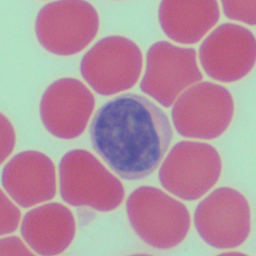
#> input picture Data/sample.png, 256 x 256 px
$ jupyter execute --allow-errors 'Early Version of Cell Detection.ipynb'   (shell and % lines are left out)
#> lines starting #> are read from the running program, lines starting #| are printed output that depends on the picture; after the words box and inside, x2 and y2 are one past the last pixel; in counts of white or black regions, pixels touching at a corner belong together
# BMEN 509 Project ABC-DISC

Details/Information

https://www.geeksforgeeks.org/python-blood-cell-identification-using-image-processing/

[cell 1]
# Library Imports
import os
import numpy as np
import matplotlib.pyplot as plt

from skimage import io
from skimage import color
from scipy import signal, ndimage

# Setup Jupyter notebook specifics

# Numpy printing help
np.set_printoptions(precision=2)

[cell 2]
# Constants
data_directory = os.path.join('.', 'Data')
file_names = [
    'sample.png'
]

#Note this is image-4.png from the Kaggle data set available here: https://www.kaggle.com/draaslan/blood-cell-detection-dataset

[cell 3]
# Verify we can find our files
for file_name in file_names:
    name = os.path.join(data_directory, file_name)
    if not os.path.isfile(name):
        os.sys.exit('Cannot find file {}. Please make sure you have downloaded the data'.format(name))
print('Found all image files!')

[cell 4]
# New Libary Imports
import cv2

[cell 5]
# Read & Load image
def Read_Img(name):
#> called with name = 'sample.png'
    filename = os.path.join(data_directory, name)
    return cv2.imread(filename)
#> returned value is the input picture: shape (256, 256, 3); mean B, G, R 160.3, 144.7, 179.1

[cell 6]
# Constrast stretching Function
# Map each intensity level to an output intensity level
def pixelVal(pix, r1, s1, r2, s2):
    if (0 <= pix and pix <= r1):
        return (s1 / r1) * pix
    elif (r1 < pix and pix <= r2):
        return ((s2 - s1) / (r2 - r1)) * (pix - r1) + s1
    else:
        return ((255 - s2) / (255 - r2)) * (pix - r2) + s2

[cell 7]
# Enhance function plotting
# For testing purposes
def Enhance_Plots(image,gray,blurM,blurG,histoNorm,claheNorm,cs_all,cs_white,edge_all,edge_white):
    plt.subplots(1, 2, figsize=(10, 10))
    plt.subplot(121); plt.imshow(image); plt.title('Original Image')
    plt.subplot(122); plt.imshow(gray,cmap='gray'); plt.title('Gray Scaled Image')
    plt.show()

    plt.subplots(1,4,figsize=(20,20))
    plt.subplot(141); plt.imshow(blurM,cmap='gray'); plt.title('Median Filter/ blurM')
    plt.subplot(142); plt.imshow(blurG,cmap='gray'); plt.title('Guassian Filter / blurG')
    plt.subplot(143); plt.imshow(histoNorm,cmap='gray'); plt.title('Histogram Equalization')
    plt.subplot(144); plt.imshow(claheNorm,cmap='gray'); plt.title('Adaptive Histogram Equalization')
    plt.show()

    plt.subplots(1,2, figsize=(10,10))
    plt.subplot(121); plt.imshow(cs_all,cmap='gray'); plt.title('Contrast Stretch, All ')
    plt.subplot(122); plt.imshow(cs_white,cmap='gray'); plt.title('Contrast Stretch, White')
    plt.show()

    plt.subplots(1,2, figsize=(10,10))
    plt.subplot(121); plt.imshow(edge_all,cmap='gray'); plt.title('Edge Detection, All')
    plt.subplot(122); plt.imshow(edge_white,cmap='gray'); plt.title('Edge Detection, White')
    plt.show()

[cell 8]
# Enhance Function
# Edge detection of image for all cells and white blood cells
def Enhance(file_name):
    # Reading in function
    image = Read_Img(file_name)
    # Convert to grey-scale
    gray = cv2.cvtColor(image, cv2.COLOR_BGR2GRAY)
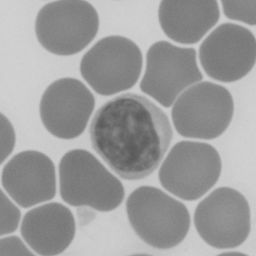
#> gray: shape (256, 256); min 89, max 210, mean 156.8

    # Histogram for analysis
    # Comment out whenever
    plt.hist(gray.ravel(), bins=256); plt.xlabel('Intensity'); plt.ylabel('Count')
    plt.title('Histogram of Grayscale Blood Cell Image with 256 Bins')
    plt.show()
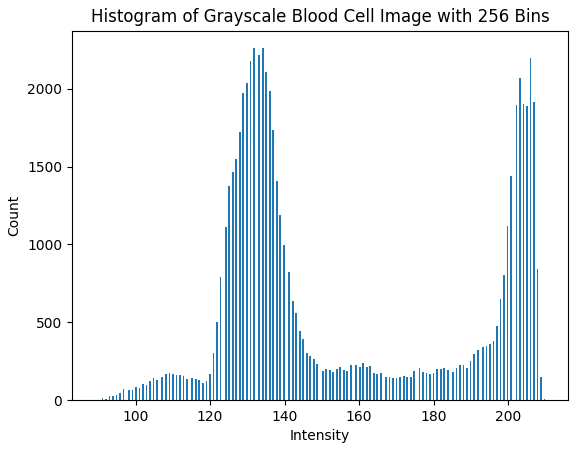
#> figure drawn by matplotlib, 1 panel; tallest bar 2260 high, from x = 133.9 to 134.4


    # Apply median filter for smoothning
    blurM = cv2.medianBlur(gray, 5)
    # Apply gaussian filter for smoothning
    blurG = cv2.GaussianBlur(blurM, (9, 9), 0)
    # Histogram equalization
    histoNorm = cv2.equalizeHist(blurG)
    # Contrast Limited Adaptive Histogram Equalization (CLAHE)
    clahe = cv2.createCLAHE(clipLimit = 2.0, tileGridSize=(8, 8))
    claheNorm = clahe.apply(histoNorm)
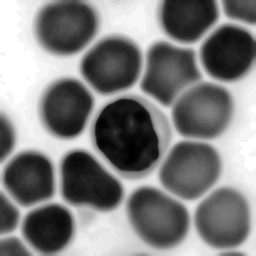
#> claheNorm: shape (256, 256); min 1, max 255, mean 127.1

    #Vectorize the Contrast Stretching function
    pixelVal_vec = np.vectorize(pixelVal)

    # Apply contrast stretching
    # For all cells
    con_str_all = pixelVal_vec(claheNorm, 120, 0, 140, 255)
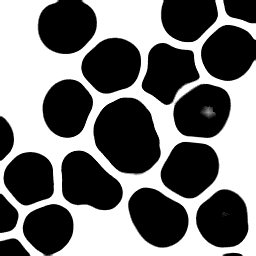
#> con_str_all: shape (256, 256) float64; min 0, max 255, mean 114.3
    # For white blood cells
    con_str_white = pixelVal_vec(claheNorm, 0, 0, 25, 255)

    # Canny Edge Detection
    # For all cells
    edge_all = cv2.Canny( np.uint8(con_str_all*255) ,100,200)
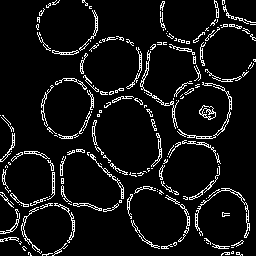
#> edge_all: shape (256, 256); 7.7% white in thin lines or dots
    # For white cells
    edge_white = cv2.Canny( np.uint8(con_str_white*255) ,100,200)
#> edge_white: shape (256, 256); 3.1% white in thin lines or dots, all inside (x1, y1, x2, y2) = (31, 0, 249, 241)

    # Test Plotting
    # Comment out whenever
    """Enhance_Plots(image,gray,blurM,blurG,histoNorm,claheNorm,
                  con_str_all,con_str_white,edge_all,edge_white)
    """

    return edge_all,edge_white

[cell 9]
# Detection function
# Detect cells according to edge detection
def Detect(img, name, T):

    # Test Plotting
    # Comment out whenever
    """plt.imshow(img, cmap='gray'); plt.title("Edge Detection for Circle Detection")
    plt.show()
    """
#> called with name = 'sample.png', T = 1
    # Morphological operations
    kernel = np.ones((5, 5), np.uint8)
    dilation = cv2.dilate(img, kernel, iterations = 1)
#> dilation: shape (256, 256); 31.7% white; 3 white regions, box (x1, y1, x2, y2) and area: (0, 0, 256, 256) 20385, (197, 103, 218, 122) 320, (220, 210, 232, 219) 97
    closing = cv2.morphologyEx(img, cv2.MORPH_CLOSE, kernel)
#> closing: shape (256, 256); 13.7% white; 11 white regions (3 under 20 px), largest, box (x1, y1, x2, y2) and area: (36, 0, 256, 242) 5856, (0, 115, 177, 256) 2525, (204, 238, 244, 256) 250

    # Adaptive thresholding on mean and Gaussian filters
    th2 = cv2.adaptiveThreshold(img, 255, cv2.ADAPTIVE_THRESH_MEAN_C,\
                            cv2.THRESH_BINARY, 11, 2)
#> th2: shape (256, 256); 54.6% white; 114 black regions (112 under 20 px), largest, box (x1, y1, x2, y2) and area: (0, 0, 256, 256) 29307, (217, 207, 235, 222) 239
    th3 = cv2.adaptiveThreshold(img, 255, cv2.ADAPTIVE_THRESH_GAUSSIAN_C,\
                            cv2.THRESH_BINARY, 11, 2)
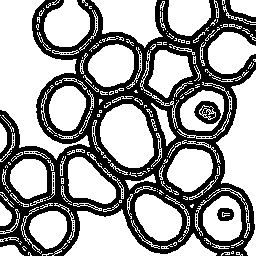
#> th3: shape (256, 256); 62.5% white; 115 black regions (112 under 20 px), largest, box (x1, y1, x2, y2) and area: (0, 0, 256, 256) 23811, (194, 101, 221, 124) 373, (217, 208, 234, 221) 167

    # Otsu's thresholding
    ret4, th4 = cv2.threshold(img, 0, 255, cv2.THRESH_BINARY + cv2.THRESH_OTSU)
#> ret4 = 0

    # Hough transform with modified circular parameters
    circles = cv2.HoughCircles(img, cv2.HOUGH_GRADIENT, 1.2, 20,
                 param1 = 50, param2 = 28, minRadius = 20, maxRadius = 40)
#> circles = 13 rows, first 8: [29.4, 175.8, 26], [187.8, 169.8, 30.08], [226.2, 54.6, 27.44], [221.4, 220.2, 27.32], [202.2, 108.6, 30.08], [108.6, 60.6, 30.08], [46.2, 226.2, 24.56], [162.6, 222.6, 22.88]

    # Read original image to display the circle and centre detection
    filename = os.path.join(data_directory, name)
    display = cv2.imread(filename)
    # Initialize the list
    Cell_count, x_count, y_count = [], [], []

    # Circle detection and labelling using Hough transformation
    if circles is not None:
            # convert the (x, y) coordinates and radius of the circles to integers
            #circles = np.round(circles[0, :]).astype("int")
            circles = np.uint16(np.around(circles))
#> circles = 13 rows, first 8: [29, 176, 26], [188, 170, 30], [226, 55, 27], [221, 220, 27], [202, 109, 30], [109, 61, 30], [46, 226, 25], [163, 223, 23]

            # loop over the (x, y) coordinates and radius of the circles
            # For (x, y, r) in circles[0,:]:
            for i in circles[0,:]:
                    x = i[0];
                    y = i[1];
                    r = i[2];
                    cv2.circle(display, (x, y), r, (0, 255, 0), 2)
                    cv2.rectangle(display, (x - 2, y - 2),
                                  (x + 2, y + 2), (0, 128, 255), -1)
                    Cell_count.append(r)
                    x_count.append(x)
                    y_count.append(y)
#> this loop made 13 passes
#> (x, y, r) on passes 1 to 12: (29, 176, 26), (188, 170, 30), (226, 55, 27), (221, 220, 27), (202, 109, 30), (109, 61, 30), (46, 226, 25), (163, 223, 23), (83, 181, 33), (68, 25, 29), (133, 143, 29), (67, 109, 27)
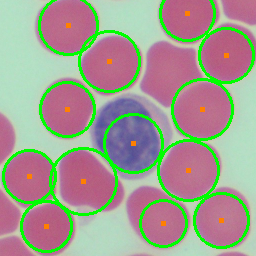
#> display: shape (256, 256, 3); 10.34% of pixels changed, all inside (x1, y1, x2, y2) = (2, 0, 255, 253)
#> after the loop, Cell_count = [26, 30, 27, 27, 30, 30, 25, 23, 33, 29, 29, 27, 27]; x_count = [29, 188, 226, 221, 202, 109, 46, 163, 83, 68, 133, 67, 187]; y_count = [176, 170, 55, 220, 109, 61, 226, 223, 181, 25, 143, 109, 13]

    else: #No Cells detected
        if T==1: #For all cells
            print("ERROR: No cells were detected for All Cells")
        else: #For white blood cells
            print("ERROR: No cells were detected for White Blood Cells")
        return

    return display,len(Cell_count)

[cell 10]
# All in one function, Name WIP
# Combines above function
def All_in_One(Name):
    #Edge detection for all cells and white blood cells
    edge_all,edge_white = Enhance(Name)

    #Cell Detection for All cells
    img_all, count_all = Detect(edge_all,Name,1)
#> count_all = 13
    #Cell Detection for All cells
    img_white, count_white = Detect(edge_white,Name,0)
#> call 2 of Detect, with name = 'sample.png', T = 0
#> in Detect (call 2), `dilation = cv2.dilate(img, kernel, iterations = 1)`: dilation: shape (256, 256); 11.8% white; 10 white regions, largest, box (x1, y1, x2, y2) and area: (94, 97, 161, 171) 3549, (206, 29, 251, 75) 1421, (66, 153, 94, 197) 887
#> in Detect (call 2), `closing = cv2.morphologyEx(img, cv2.MORPH_CLOSE, kernel)`: closing: shape (256, 256); 7.6% white; 12 white regions (1 under 20 px), largest, box (x1, y1, x2, y2) and area: (96, 99, 159, 169) 2729, (208, 31, 249, 73) 945, (68, 155, 92, 178) 407
#> in Detect (call 2), `th2 = cv2.adaptiveThreshold(img, 255, cv2.ADAPTIVE_THRESH_MEAN_C,\ cv2..`: th2: shape (256, 256); 85.5% white; 10 black regions (3 under 20 px), largest, box (x1, y1, x2, y2) and area: (63, 94, 164, 205) 5240, (203, 26, 254, 78) 1824, (26, 207, 73, 246) 1429
#> in Detect (call 2), `th3 = cv2.adaptiveThreshold(img, 255, cv2.ADAPTIVE_THRESH_GAUSSIAN_C,\..`:
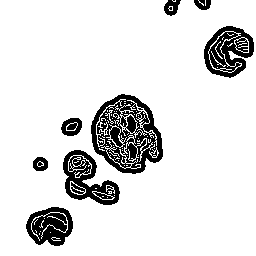
#> th3: shape (256, 256); 87.8% white; 11 black regions (3 under 20 px), largest, box (x1, y1, x2, y2) and area: (91, 94, 163, 174) 3090, (204, 26, 254, 78) 1524, (63, 150, 120, 205) 1468
#> in Detect (call 2), `circles = cv2.HoughCircles(img, cv2.HOUGH_GRADIENT, 1.2, 20, param1 = ..`: circles = [[108.6, 162.6, 29.96], [126.6, 137.4, 20.84]]
#> in Detect (call 2), `circles = np.uint16(np.around(circles))`: circles = [[109, 163, 30], [127, 137, 21]]
#> the loop in Detect (call 2), `for i in circles[0,:]:` made 2 passes
#> after the loop in Detect (call 2), `for i in circles[0,:]:`:
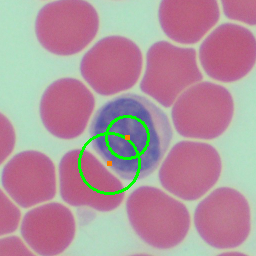
#> display: shape (256, 256, 3); 1.51% of pixels changed, all inside (x1, y1, x2, y2) = (78, 115, 150, 195)
#> after the loop in Detect (call 2), `for i in circles[0,:]:`: Cell_count = [30, 21]; x_count = [109, 127]; y_count = [163, 137]
#> count_white = 2

    plt.subplots(1,2, figsize=(10,10))
    plt.subplot(121); plt.imshow(cv2.cvtColor(img_all, cv2.COLOR_BGR2RGB)); plt.title("All Cell Detection")
    plt.subplot(122); plt.imshow(cv2.cvtColor(img_white, cv2.COLOR_BGR2RGB)); plt.title("White Blood Cell Detection")
    plt.show()
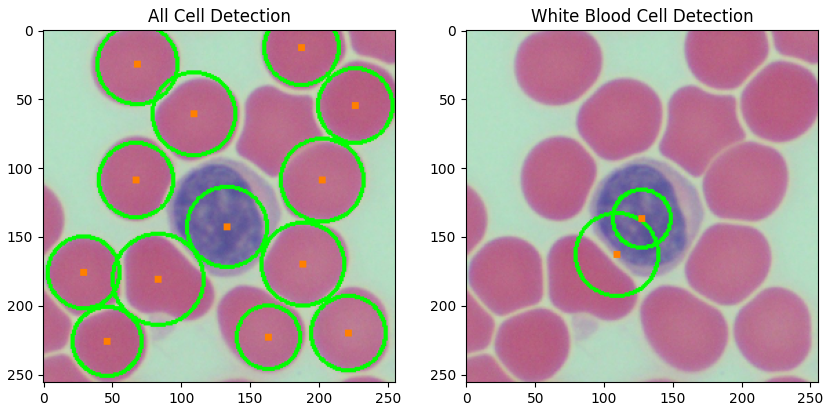
#> figure drawn by matplotlib, 2 panels

    print("All Cell Count = \t{}".format(count_all))
#| All Cell Count = 	13
    print("White Blood Cell Count = {}".format(count_white))
#| White Blood Cell Count = 2
    print("Red Blood Cell Count = \t{}".format(count_all-count_white))
#| Red Blood Cell Count = 	11

$ run again, with Data/image-1.png copied over Data/sample.png
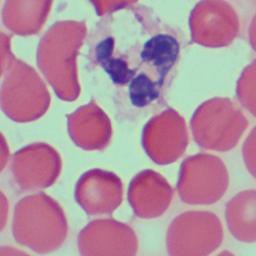
#> input picture Data/image-1.png, 256 x 256 px
#> in Read_Img, returned value is the input picture: shape (256, 256, 3); mean B, G, R 159.5, 143.8, 176.8
#> edge_all: shape (256, 256); 8.8% white in thin lines or dots
#> edge_white: shape (256, 256); 3.8% white in thin lines or dots, all inside (x1, y1, x2, y2) = (0, 0, 232, 229)
#> dilation: shape (256, 256); 37.3% white; 16 white regions, largest, box (x1, y1, x2, y2) and area: (86, 0, 256, 256) 11573, (0, 132, 71, 256) 3374, (0, 1, 90, 125) 3064
#> closing: shape (256, 256); 15.1% white; 43 white regions (11 under 20 px), largest, box (x1, y1, x2, y2) and area: (113, 39, 256, 219) 2851, (0, 138, 69, 256) 1320, (0, 3, 88, 123) 1209
#> th2: shape (256, 256); 43.5% white; 345 white regions (205 under 20 px), largest, box (x1, y1, x2, y2) and area: (0, 53, 147, 225) 3849, (169, 43, 246, 110) 2672, (20, 201, 60, 244) 1248
#> th3: shape (256, 256); 53.8% white; 128 black regions (125 under 20 px), largest, box (x1, y1, x2, y2) and area: (0, 0, 256, 256) 23297, (0, 0, 118, 156) 6570, (192, 166, 211, 184) 225
#> ret4 = 0
#> in Detect, `circles = cv2.HoughCircles(img, cv2.HOUGH_GRADIENT, 1.2, 20, param1 = ..`: circles = [[219, 127.8, 31.28], [202.2, 175.8, 24.68], [36.6, 167.4, 23.12], [35.4, 222.6, 27.44], [149.4, 196.2, 24.68], [24.6, 96.6, 23.12], [198.6, 233.4, 32.24], [216.6, 24.6, 23.24]]
#> in Detect, `circles = np.uint16(np.around(circles))`: circles = [[219, 128, 31], [202, 176, 25], [37, 167, 23], [35, 223, 27], [149, 196, 25], [25, 97, 23], [199, 233, 32], [217, 25, 23]]
#> the loop in Detect, `for i in circles[0,:]:` made 8 passes
#> after the loop in Detect, `for i in circles[0,:]:`:
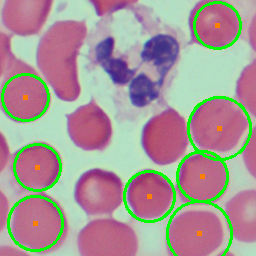
#> display: shape (256, 256, 3); 6.04% of pixels changed, all inside (x1, y1, x2, y2) = (1, 1, 252, 256)
#> after the loop in Detect, `for i in circles[0,:]:`: Cell_count = [31, 25, 23, 27, 25, 23, 32, 23]; x_count = [219, 202, 37, 35, 149, 25, 199, 217]; y_count = [128, 176, 167, 223, 196, 97, 233, 25]
#> count_all = 8
#> dilation: shape (256, 256); 14.4% white; 24 white regions, largest, box (x1, y1, x2, y2) and area: (96, 36, 160, 108) 1908, (141, 33, 178, 69) 1018, (127, 169, 171, 210) 841
#> closing: shape (256, 256); 7.9% white; 25 white regions (1 under 20 px), largest, box (x1, y1, x2, y2) and area: (98, 38, 158, 106) 1336, (143, 35, 176, 67) 738, (129, 171, 169, 208) 461
#> th2: shape (256, 256); 78% white; 20 black regions (2 under 20 px), largest, box (x1, y1, x2, y2) and area: (71, 165, 174, 213) 2360, (93, 33, 163, 111) 2219, (138, 106, 186, 162) 1237
#> in Detect (call 2), `th3 = cv2.adaptiveThreshold(img, 255, cv2.ADAPTIVE_THRESH_GAUSSIAN_C,\..`:
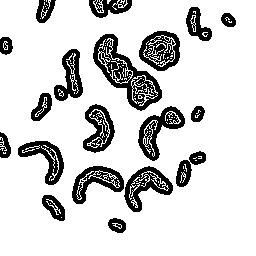
#> th3: shape (256, 256); 83.1% white; 21 black regions (2 under 20 px), largest, box (x1, y1, x2, y2) and area: (93, 34, 162, 111) 1843, (138, 106, 185, 161) 972, (139, 31, 180, 71) 971
#> in Detect (call 2), `circles = cv2.HoughCircles(img, cv2.HOUGH_GRADIENT, 1.2, 20, param1 = ..`: circles = None

$ run again, with Data/image-10.png copied over Data/sample.png
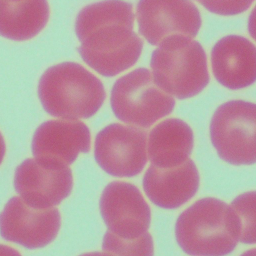
#> input picture Data/image-10.png, 256 x 256 px
#> in Read_Img, returned value is the input picture: shape (256, 256, 3); mean B, G, R 160, 150.5, 183
#> edge_all: shape (256, 256); 8.8% white in thin lines or dots
#> edge_white: shape (256, 256); 4.2% white in thin lines or dots
#> dilation: shape (256, 256); 36.9% white; 21 white regions, largest, box (x1, y1, x2, y2) and area: (0, 0, 256, 256) 16538, (198, 0, 256, 50) 950, (208, 98, 256, 166) 883
#> closing: shape (256, 256); 14.9% white; 40 white regions (8 under 20 px), largest, box (x1, y1, x2, y2) and area: (76, 0, 256, 256) 4684, (0, 201, 59, 256) 413, (6, 114, 61, 209) 374
#> th2: shape (256, 256); 43.4% white; 308 white regions (172 under 20 px), largest, box (x1, y1, x2, y2) and area: (0, 0, 84, 206) 5644, (25, 157, 105, 256) 2880, (176, 87, 256, 197) 2528
#> th3: shape (256, 256); 54% white; 96 black regions (81 under 20 px), largest, box (x1, y1, x2, y2) and area: (0, 0, 256, 256) 22009, (205, 95, 256, 169) 1304, (218, 209, 256, 256) 842
#> ret4 = 0
#> in Detect, `circles = cv2.HoughCircles(img, cv2.HOUGH_GRADIENT, 1.2, 20, param1 = ..`: circles = [[177, 60.6, 36.68], [141, 100.2, 28.76], [65.4, 89.4, 27.44], [113.4, 42.6, 29.96], [168.6, 138.6, 20.72]]
#> in Detect, `circles = np.uint16(np.around(circles))`: circles = [[177, 61, 37], [141, 100, 29], [65, 89, 27], [113, 43, 30], [169, 139, 21]]
#> the loop in Detect, `for i in circles[0,:]:` made 5 passes
#> after the loop in Detect, `for i in circles[0,:]:`: Cell_count = [37, 29, 27, 30, 21]; x_count = [177, 141, 65, 113, 169]; y_count = [61, 100, 89, 43, 139]
#> count_all = 5
#> dilation: shape (256, 256); 15.9% white; 21 white regions, largest, box (x1, y1, x2, y2) and area: (214, 37, 256, 87) 1594, (37, 123, 88, 159) 1389, (152, 123, 189, 164) 1178
#> closing: shape (256, 256); 9.9% white; 21 white regions (3 under 20 px), largest, box (x1, y1, x2, y2) and area: (216, 39, 256, 85) 1156, (39, 125, 86, 157) 1057, (154, 125, 187, 162) 850
#> th2: shape (256, 256); 78.5% white; 18 black regions (1 under 20 px), largest, box (x1, y1, x2, y2) and area: (16, 120, 91, 209) 2749, (211, 34, 256, 90) 1716, (149, 120, 192, 167) 1377
#> th3: shape (256, 256); 82.7% white; 20 black regions (1 under 20 px), largest, box (x1, y1, x2, y2) and area: (35, 121, 90, 173) 1590, (211, 35, 256, 89) 1468, (149, 120, 192, 167) 1171
#> the loop in Detect (call 2), `for i in circles[0,:]:` made 1 pass
#> (x, y, r) on pass 1: (217, 67, 23)
#> count_white = 1
#> in All_in_One, `plt.show()`:
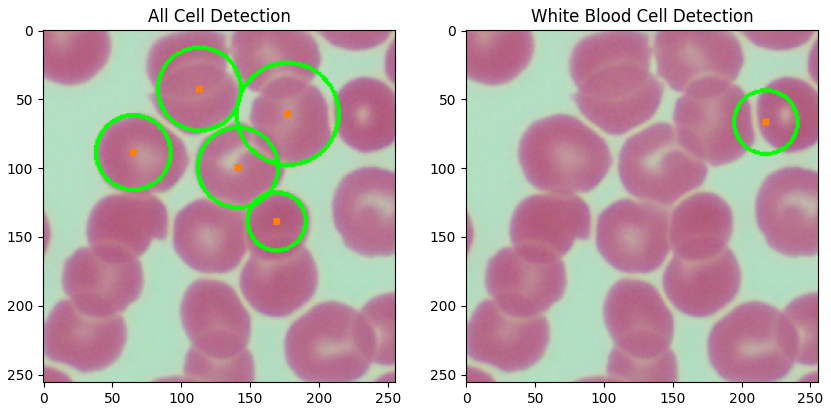
#> figure drawn by matplotlib, 2 panels
#| All Cell Count = 	5
#| White Blood Cell Count = 1
#| Red Blood Cell Count = 	4
